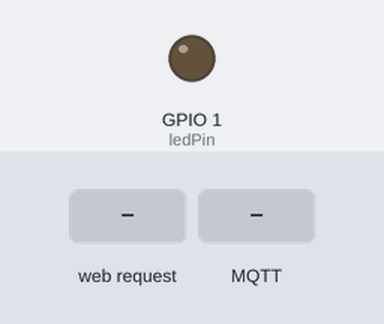
Recording of a sketch running on a simulated ESP8266 (NodeMCU). Shown: output pins drawn as LEDs (lit = HIGH). Inputs (shaded band) come from the test bench. WiFi joins after 1.5 s; servers stay silent unless stated; random numbers use the default seed unless the sketch sets one; no MQTT or app messages arrive unless stated; what the sketch prints to the serial monitor is not drawn.

Above: at 2.8 s.
2.9 s: HTTP request GET /LED=ON received
At 3.5 s:
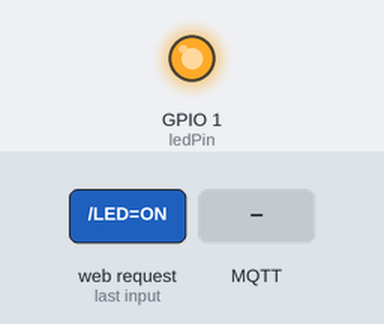
5.9 s: HTTP request GET /LED=OFF received
At 6.9 s:
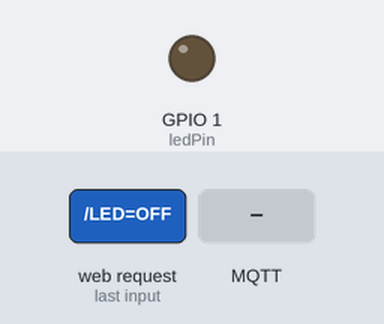
7.4 s: MQTT message "1" arrives on the first subscribed topic
At 8.6 s:
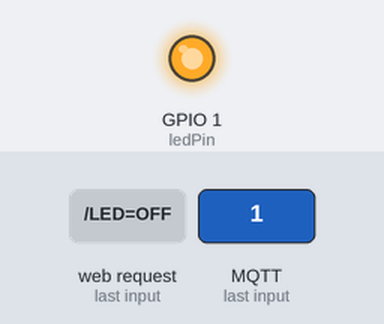
9.7 s: MQTT message "0" arrives on the first subscribed topic
At 11.6 s:
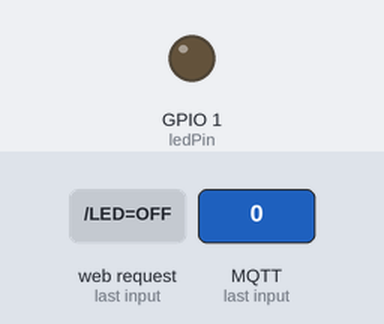
Timing chart, 0 to 13.0 s (numbered marks = the images above; inputs shaded):
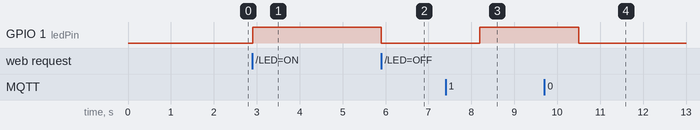

Measured:
- after the input at 2.9 s, GPIO 1 (ledPin): LOW → HIGH at once
- after the input at 5.9 s, GPIO 1 (ledPin): HIGH → LOW at once
- after the input at 7.4 s, GPIO 1 (ledPin): LOW → HIGH after 0.80 s
- after the input at 9.7 s, GPIO 1 (ledPin): HIGH → LOW after 0.80 s

The sketch:

mqttAcControl.ino
```cpp
#include <ESP8266WiFi.h>
#include <PubSubClient.h>
#include <IRremoteESP8266.h>

int khz = 38; // 38kHz carrier frequency for both NEC and Samsung

IRsend irsend(D2);

int AC_INPUT = 1; // digital input pin, active LOW logic
int AC_VAL = 0;    // variale to store status of AC_INPUT pin
int AC_STATE = 1; // initializing  ac_state variable such that when RPi code is started, it helps arduino to turn the IDUs OFF.

int ledPin = 1;
// Hitachi VRF - SEIL Lab
unsigned int Signal_ON[] = {3488, 1584, 548, 1184, 520, 348, 520, 348, 544, 348, 520, 344, 524, 344, 520, 372, 524, 344, 520, 348, 544, 348, 544, 324, 520, 344, 548, 1188, 544, 320, 548, 320, 572, 320, 548, 320, 544, 324, 544, 348, 544, 320, 548, 320, 572, 320, 548, 320, 544, 320, 524, 372, 544, 320, 548, 320, 548, 344, 520, 348, 520, 348, 544, 1188, 520, 348, 548, 1156, 524, 1212, 544, 1160, 548, 1160, 548, 1184, 548, 1160, 548, 320, 544, 1188, 520, 1188, 548, 1160, 544, 1188, 520, 1188, 520, 1188, 520, 1212, 544, 1164, 520, 1184, 548, 348, 544, 320, 548, 320, 548, 344, 548, 320, 548, 320, 544, 348, 544, 324, 544, 320, 572, 1164, 516, 1188, 520, 348, 544, 348, 520, 1188, 520, 1188, 544, 1188, 544, 1164, 544, 320, 548, 348, 544, 1160, 548, 1160, 572, 320, 548, 320, 544, 324, 544, 1188, 520, 348, 520, 344, 548, 1188, 520, 344, 520, 348, 520, 372, 520, 1188, 520, 344, 524, 1212, 520, 1188, 544, 320, 576, 1160, 520, 1184, 548, 1160, 544, 348, 520, 1188, 520, 348, 544, 348, 544, 324, 520, 344, 520, 376, 520, 344, 520, 348, 544, 348, 520, 1188, 520, 1188, 544, 1188, 544, 1168, 516, 1188, 544, 1188, 544, 1160, 548, 1160, 576, 1160, 520, 1184, 524, 1184, 548, 1188, 544, 1160, 520, 348, 544, 348, 520, 348, 544, 320, 528, 368, 520, 344, 548, 320, 548, 344, 548, 1160, 544, 1164, 572, 1160, 548, 1160, 520, 1188, 544, 1188, 520, 1188, 520, 344, 548, 348, 544, 320, 520, 348, 520, 372, 520, 348, 520, 348, 544, 348, 544, 1164, 520, 1184, 544, 1188, 548, 320, 548, 1160, 520, 1212, 548, 320, 548, 320, 520, 372, 520, 1184, 524, 344, 548, 1188, 520, 344, 524, 344, 548, 1184, 548, 1160, 520, 1188, 544, 348, 544, 1164, 544, 1164, 572, 320, 544, 320, 548, 320, 548, 344, 520, 348, 520, 344, 548, 348, 520, 344, 548, 1160, 520, 1212, 524, 1188, 544, 1160, 520, 1212, 520, 1188, 572, 1136, 548, 344, 548, 320, 548, 316, 548, 348, 544, 1160, 524, 344, 572, 320, 548, 1160, 520, 1188, 520, 1212, 520, 1188, 520, 1188, 544, 348, 544, 1164, 544, 1160, 548, 320, 548};
unsigned int Signal_OFF[] = {3488, 1608, 544, 1160, 524, 372, 544, 320, 548, 320, 520, 372, 520, 348, 548, 320, 544, 348, 520, 344, 524, 344, 548, 344, 520, 348, 548, 1160, 544, 348, 544, 324, 520, 344, 548, 348, 544, 320, 572, 296, 520, 372, 520, 348, 544, 320, 548, 348, 544, 320, 520, 348, 548, 344, 520, 348, 520, 348, 544, 348, 544, 324, 520, 1184, 548, 348, 516, 1192, 544, 1160, 520, 1212, 548, 1160, 544, 1164, 520, 1212, 520, 348, 548, 1160, 544, 1188, 520, 1188, 520, 1184, 524, 1212, 544, 1164, 520, 1184, 524, 1212, 520, 1188, 544, 320, 548, 344, 548, 320, 548, 320, 544, 348, 544, 324, 544, 320, 548, 344, 520, 348, 548, 1160, 520, 1212, 520, 348, 548, 320, 520, 1212, 548, 1160, 544, 1160, 548, 1188, 520, 344, 524, 344, 548, 1184, 520, 1188, 548, 320, 548, 344, 520, 352, 544, 1160, 520, 372, 520, 344, 524, 1184, 548, 344, 520, 348, 520, 348, 544, 1188, 520, 348, 544, 1160, 524, 1212, 520, 344, 548, 1160, 548, 1188, 544, 1160, 548, 320, 520, 1212, 520, 348, 520, 348, 520, 372, 524, 340, 548, 320, 524, 372, 520, 344, 520, 348, 544, 1188, 520, 1188, 520, 1188, 544, 1188, 520, 1188, 520, 1188, 572, 1160, 520, 1184, 548, 1160, 524, 1212, 520, 1184, 524, 1184, 548, 1188, 516, 348, 548, 320, 544, 348, 520, 348, 520, 344, 548, 348, 520, 344, 548, 320, 548, 1184, 548, 1160, 548, 1160, 548, 1184, 520, 348, 548, 320, 520, 372, 520, 1188, 520, 344, 544, 348, 520, 348, 520, 348, 544, 1188, 520, 1188, 520, 1188, 544, 348, 520, 1184, 548, 1160, 524, 372, 520, 1184, 548, 1160, 520, 372, 548, 320, 544, 324, 520, 1212, 520, 348, 520, 1184, 524, 372, 544, 320, 544, 1164, 544, 1188, 520, 1188, 520, 348, 572, 1160, 520, 1188, 548, 320, 544, 348, 516, 348, 548, 320, 520, 372, 520, 348, 544, 324, 520, 372, 544, 1164, 520, 1184, 520, 1216, 516, 1192, 544, 1160, 548, 1188, 544, 1160, 520, 348, 548, 344, 520, 348, 548, 320, 544, 348, 520, 1184, 524, 344, 544, 1188, 524, 1184, 520, 1188, 544, 1188, 520, 1188, 520, 1188, 572, 320, 544, 1164, 548, 320, 544};


WiFiServer server(80);


void turn_on_AC()
{
  Serial.println("Turning ON");
  irsend.sendRaw(Signal_ON, sizeof(Signal_ON) / sizeof(int), khz); // Sends ON code
}

void turn_off_AC()
{
  Serial.println("Turning OFF");
  irsend.sendRaw(Signal_OFF, sizeof(Signal_OFF) / sizeof(int), khz); // Sends OFF Code
}


// Update these with values suitable for your network.
const char* ssid = "Redmi";
const char* password = "dashdash";
const char* mqtt_server = "m12.cloudmqtt.com";
//const char* mqtt_server = "iot.eclipse.org";

WiFiClient espClient;
PubSubClient client(espClient);
long lastMsg = 0;
char msg[50];
int value = 0;

void setup_wifi() {
   delay(100);
  // We start by connecting to a WiFi network
    Serial.print("Connecting to ");
    Serial.println(ssid);
    WiFi.begin(ssid, password);
    while (WiFi.status() != WL_CONNECTED)
    {
      delay(500);
      Serial.print(".");
    }
  randomSeed(micros());
  Serial.println("");
  Serial.println("WiFi connected");
  Serial.println("IP address: ");
  Serial.println(WiFi.localIP());


    // Start the server
  server.begin();
  Serial.println("Server started");

}

void callback(char* topic, byte* payload, unsigned int length)
{
  Serial.print("Command is : [");
  Serial.print(topic);
  int p =(char)payload[0]-'0';
Serial.print(p);
  digitalWrite(LED_BUILTIN, HIGH);
  delay(800);
  digitalWrite(LED_BUILTIN, LOW);
if(p==1){
    digitalWrite(ledPin, HIGH);
    turn_on_AC();

  }

 if(p==0){

  digitalWrite(ledPin, LOW);
    turn_off_AC();
  }
  Serial.println();
} //end callback

void reconnect() {
  // Loop until we're reconnected

if(WiFi.status() != WL_CONNECTED) {
        WiFi.begin(ssid, password);
    while (WiFi.status() != WL_CONNECTED)
    {
      wifiConnectBlink();
      Serial.print(".");
    }


  }

  while (!client.connected())
  {
    Serial.print("Attempting MQTT connection...");
    // Create a random client ID
    String clientId = "ESP8266Client-";
    clientId += String(random(0xffff), HEX);
    // Attempt to connect
    //if you MQTT broker has clientID,username and password
    //please change following line to    if (client.connect(clientId,userName,passWord))
    if (client.connect(clientId.c_str(),"uyjzyogt","dZg-yLbxqqcW"))
    {
      Serial.println("connected");
     //once connected to MQTT broker, subscribe command if any
      client.subscribe("testaccontrol");
    } else {
      Serial.print("failed, rc=");
      Serial.print(client.state());
      Serial.println(" try again in 5 seconds");
      // Wait 6 seconds before retrying
      delay(6000);
    }
  }
} //end reconnect()

void setup() {
  Serial.begin(9600);
  setup_wifi();
  client.setServer(mqtt_server, 12296);
  client.setCallback(callback);

  irsend.begin();


  //WiFiServer server(80);

  delay(10);

  pinMode(ledPin, OUTPUT);
  digitalWrite(ledPin, LOW);


}

void wifiConnectBlink(){
//  digitalWrite(LED_BUILTIN, HIGH);
//  delay(400);
//  digitalWrite(LED_BUILTIN, LOW);

  }


void mqttConnectBlink(){
  digitalWrite(ledPin, HIGH);
  delay(1000);
  digitalWrite(ledPin, LOW);

  }

void loop() {
  if (!client.connected()) {
    reconnect();
  }
  client.loop();


    // Check if a client has connected
  WiFiClient client = server.available();
  if (!client) {
    return;
  }

  // Wait until the client sends some data
  Serial.println("new client");
  while (!client.available()) {
    delay(1);
  }

  // Read the first line of the request
  String request = client.readStringUntil('\r');
  Serial.println(request);
  client.flush();

  // Match the request

  int value = LOW;
  if (request.indexOf("/LED=ON") != -1)  {
    digitalWrite(ledPin, HIGH);
    turn_on_AC();
    value = HIGH;
  }
  if (request.indexOf("/LED=OFF") != -1)  {
    digitalWrite(ledPin, LOW);
    turn_off_AC();
    value = LOW;
  }

  // Set ledPin according to the request
  //digitalWrite(ledPin, value);

  // Return the response
  client.println("HTTP/1.1 200 OK");
  client.println("Content-Type: text/html");
  client.println(""); //  do not forget this one
  client.println("<!DOCTYPE HTML>");
  client.println("<html>");

  client.print("Led pin is now: ");

  if (value == HIGH) {
    client.print("On");
  } else {
    client.print("Off");
  }
  client.println("<br><br>");
  client.println("<a href=\"/LED=ON\"\"><button>Turn On </button></a>");
  client.println("<a href=\"/LED=OFF\"\"><button>Turn Off </button></a><br />");
  client.println("</html>");

  delay(1);
  Serial.println("Client disonnected");
  Serial.println("");

}
```
